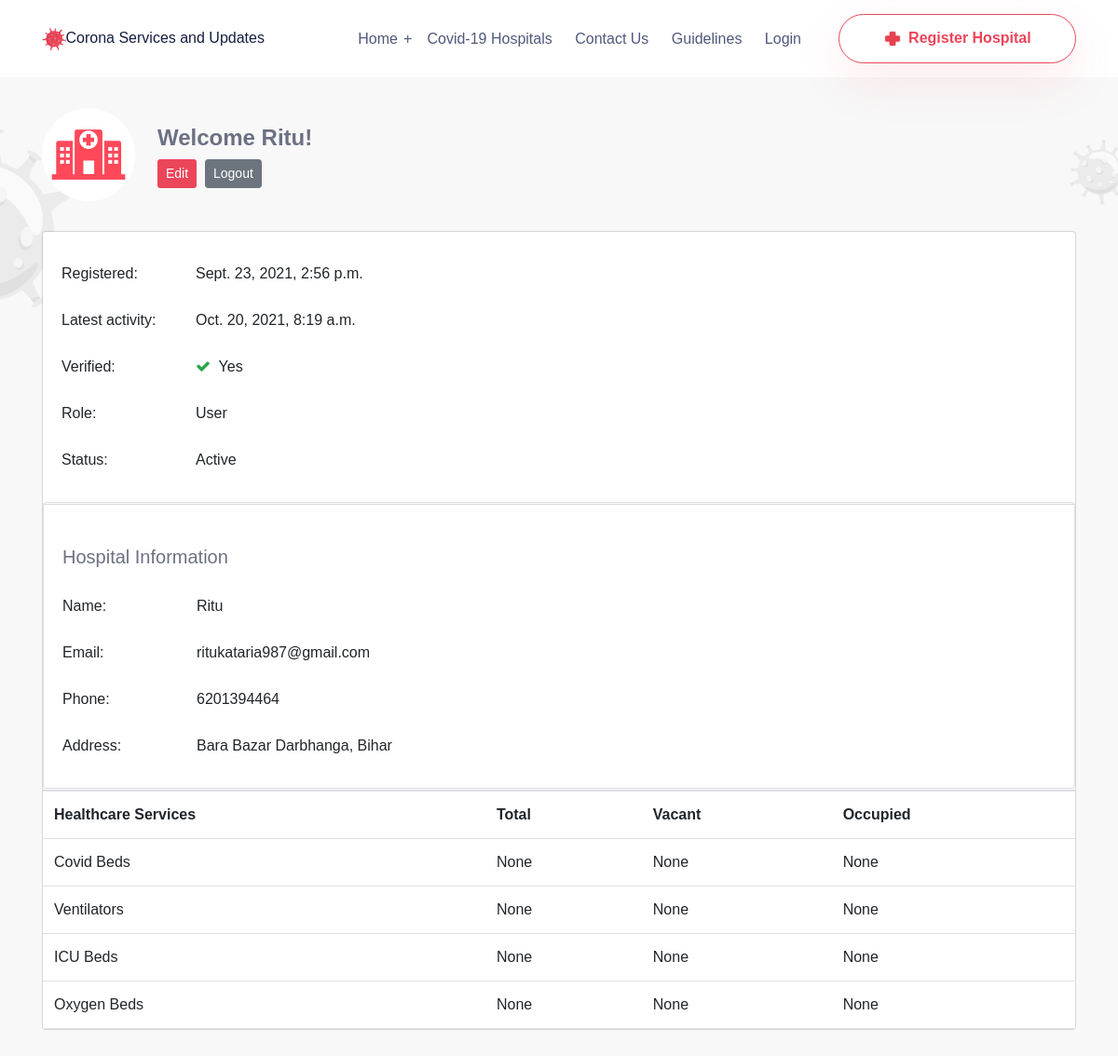
/hospital_dashboard (signed in), run on an earlier commit of the app's database.
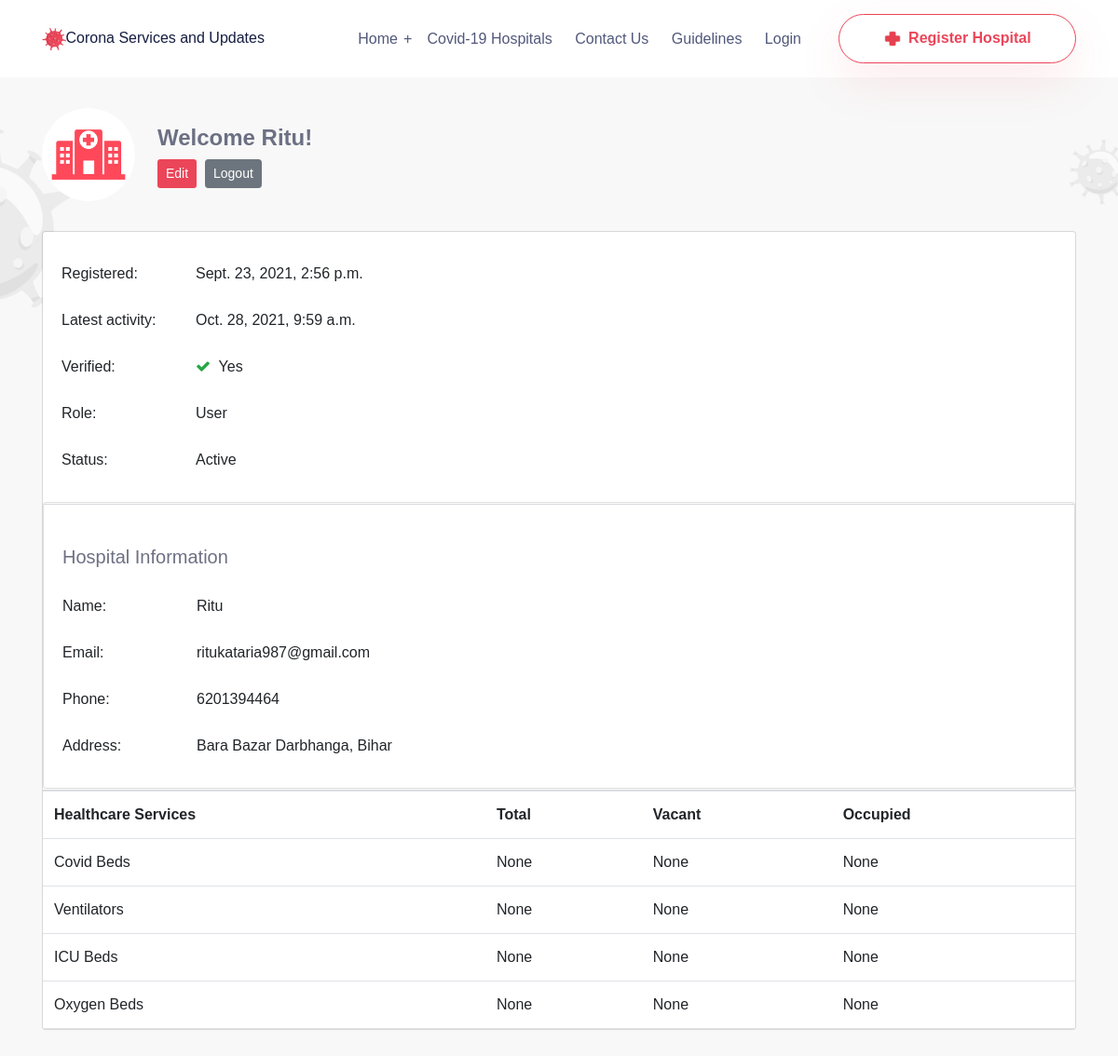
And on a later commit of the database.
### users/models.py (models this page shows, shortened)
class CustomUser(AbstractBaseUser):
    email = models.EmailField(unique=True, verbose_name='Email')
    name = models.CharField(max_length=80, verbose_name='Name', blank=True, unique=True)
    address = models.TextField(max_length=120)
    phone_regex = RegexValidator(regex = r'^[6789]\d{9}$', message= 'Invalid Phone number.')
    phone = models.CharField(validators=[phone_regex], max_length= 10, verbose_name='Phone', blank=True, unique=True)
    file = models.FileField(verbose_name='File')
    date_joined = models.DateTimeField(verbose_name='Date Joined', auto_now_add=True)
    last_login = models.DateTimeField(verbose_name='Last Login', auto_now=True)
    is_admin = models.BooleanField(default=False)
    is_active = models.BooleanField(default=True)
    is_staff = models.BooleanField(default=False)
    is_superuser = models.BooleanField(default=False)
    USERNAME_FIELD = 'email'
    REQUIRED_FIELDS = ['name', 'phone', 'address']
    objects = CustomUserManager()

class Profile(models.Model):
    user = models.OneToOneField(CustomUser, on_delete=models.CASCADE)
    t_covid_beds = models.IntegerField(null=True, blank=True)
    v_covid_beds = models.IntegerField(null=True, blank=True)
    o_covid_beds = models.IntegerField(null=True, blank=True)
    t_ventilators = models.IntegerField(null=True, blank=True)
    v_ventilators = models.IntegerField(null=True, blank=True)
    o_ventilators = models.IntegerField(null=True, blank=True)
    t_icu_beds = models.IntegerField(null=True, blank=True)
    v_icu_beds = models.IntegerField(null=True, blank=True)
    o_icu_beds = models.IntegerField(null=True, blank=True)
    t_oxygen_beds = models.IntegerField(null=True, blank=True)
    v_oxygen_beds = models.IntegerField(null=True, blank=True)
    o_oxygen_beds = models.IntegerField(null=True, blank=True)
    last_updated = models.DateTimeField(null=True, verbose_name='Last Updated', auto_now=True)

### users/views.py (the view)
# urls.py: path('hospital_dashboard', views.hospital_dashboard, name='hospital_dashboard'),
def hospital_dashboard(request):
    return render(request, "account/hospital_dashboard.html")

### users/templates/account/hospital_dashboard.html (shortened to what the changed rows need)
{% extends 'base.html' %}
{% block body %}
<head>
</head>
<link href="https://maxcdn.bootstrapcdn.com/font-awesome/4.7.0/css/font-awesome.min.css" rel="stylesheet" />
<div class="container bootdey flex-grow-1 container-p-y">
            <h1 style="padding:50px;"><b></b></h1>
            <div class="media align-items-center py-3 mb-3">
              <div class="media-body ml-4">
                <h4 class="font-weight-bold mt-1"> Welcome {{request.user.name}}!</h4>
                <a href="{% url 'update_profile' %}" class="btn btn-sm" style="background-color: #EB4559; color:white;">Edit</a>&nbsp;
                <a href="{%url 'logout' %}"" class="btn  btn-secondary btn-sm">Logout</a>&nbsp;
              </div>
            </div>
            <div class="card mb-4">
              <div class="card-body">
                <table class="table user-view-table m-0">
                  <tbody>
                    <tr>
                      <td>Registered:</td>
                      <td>{{request.user.date_joined}}</td>
                    </tr>
                    <tr>
                      <td>Latest activity:</td>
                      <td>{{request.user.last_login}}</td>
                    </tr>
                  </tbody>
                </table>
              </div>
            <div class="card">
              <div class="card-body">
                <table class="table user-view-table m-0">
                  <tbody>
                    <tr>
                      <td>Name:</td>
                      <td>{{request.user.name}}</td>
                    </tr>
                    <tr>
                      <td>Email:</td>
                      <td>{{user.email}}</td>
                    </tr>
                    <tr>
                      <td>Phone:</td>
                      <td>{{user.phone}}</td>
                    </tr>
                    <tr>
                      <td>Address:</td>
                      <td>{{user.address}}</td>
                    </tr>
                  </tbody>
                </table>
              </div>
            </div>
              <div class="table-responsive">
                <table class="table card-table m-0">
                  <tbody>
                    <tr>
                      <th>Healthcare Services</th>
                      <th>Total</th>
                      <th>Vacant</th>
                      <th>Occupied</th>
                    </tr>
                    <tr>
                      <td><span>{{user.profile.t_covid_beds}}</span></td>
                      <td><span>{{user.profile.v_covid_beds}}</span></td>
                      <td><span>{{user.profile.o_covid_beds}}</span></td>
                    </tr>
                    <tr>
                      <td><span>{{user.profile.t_ventilators}}</span></td>
                      <td><span>{{user.profile.v_ventilators}}</span></td>
                      <td><span>{{user.profile.o_ventilators}}</span></td>
                    </tr>
                    <tr>
                      <td><span>{{user.profile.t_icu_beds}}</span></td>
                      <td><span>{{user.profile.v_icu_beds}}</span></td>
                      <td><span>{{user.profile.o_icu_beds}}</span></td>
                    </tr>
                    <tr>
                      <td><span>{{user.profile.t_oxygen_beds}}</span></td>
                      <td><span>{{user.profile.v_oxygen_beds}}</span></td>
                      <td><span>{{user.profile.o_oxygen_beds}}</span></td>
                    </tr>
                  </tbody>
                </table>
              </div>
            </div>
          </div>
{% endblock body %}

What changed in the data, as far as the page shows it:
changed CustomUser "Ritu": user.last_login "Oct. 20, 2021, 8:19 a.m." → "Oct. 28, 2021, 9:59 a.m."
